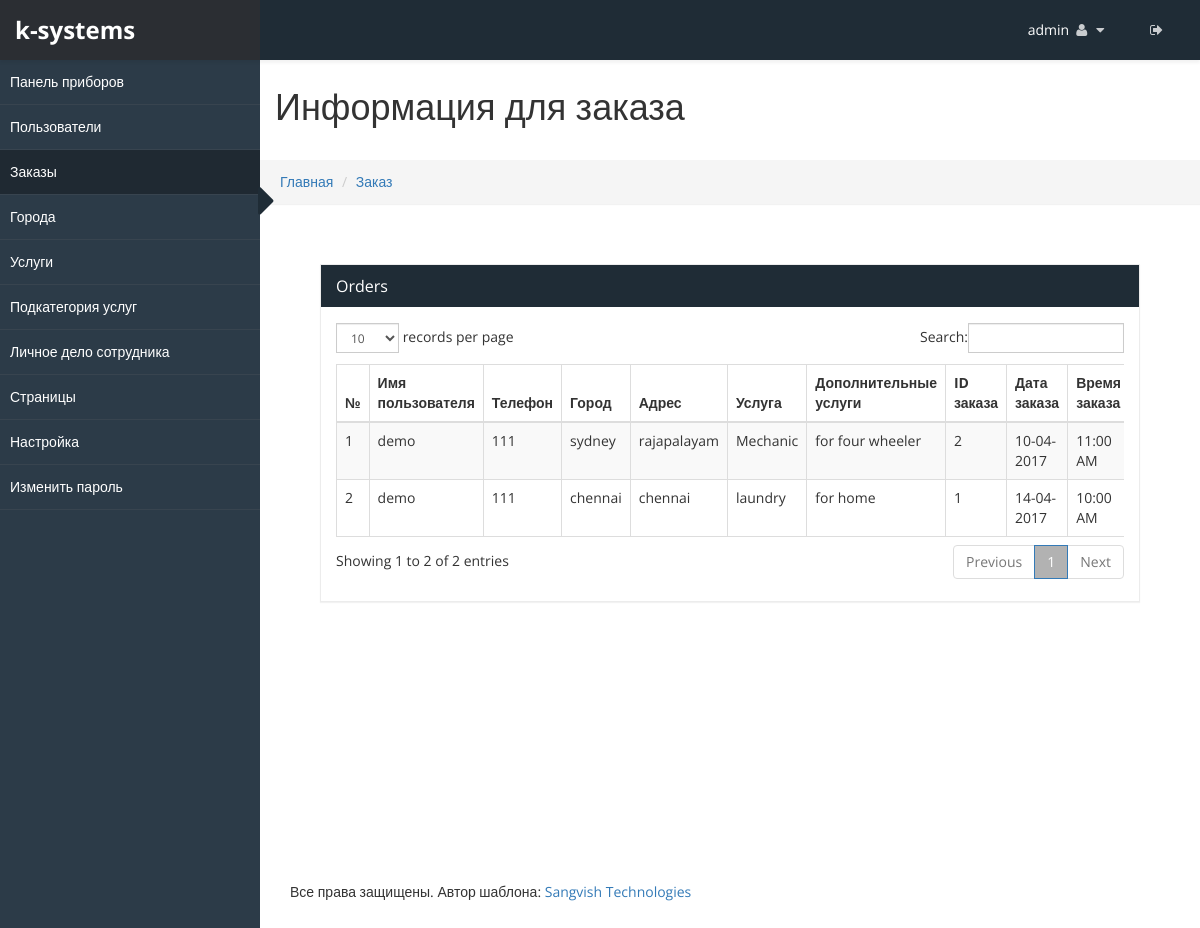
Screenshot of /admincp/order.php (signed in) with the database file from the repository.
### tables this page shows
CREATE TABLE `sv_admin_login` (
  `admin_id` int(20) NOT NULL,
  `user_name` varchar(255) NOT NULL,
  `password` varchar(255) NOT NULL,
  `email_id` varchar(255) NOT NULL,
  `site_name` varchar(255) NOT NULL,
  `logo` varchar(255) NOT NULL,
  `favicon` varchar(255) NOT NULL,
  `site_desc` varchar(255) NOT NULL,
  `keyword` varchar(255) NOT NULL,
  `site_url` varchar(255) NOT NULL,
  `paypal_id` varchar(200) NOT NULL,
  `currency_mode` varchar(200) NOT NULL,
  `paypal_site_mode` varchar(200) NOT NULL
);

CREATE TABLE `sv_user_order` (
  `order_id` int(25) NOT NULL,
  `name` varchar(255) NOT NULL,
  `address` varchar(255) NOT NULL,
  `services` varchar(255) NOT NULL,
  `sub_services` varchar(255) NOT NULL,
  `date` date NOT NULL,
  `order_time` varchar(200) NOT NULL,
  `requirement` varchar(255) NOT NULL,
  `order_phone_no` varchar(255) NOT NULL,
  `phone_no` varchar(255) NOT NULL,
  `city_name` varchar(255) NOT NULL,
  `price` int(200) NOT NULL,
  `payment_mode` varchar(200) NOT NULL,
  `payment_status` varchar(200) NOT NULL,
  `currency_code` varchar(200) NOT NULL DEFAULT '-'
);

CREATE TABLE `sv_user_profile` (
  `signup_id` int(25) NOT NULL,
  `name` varchar(255) NOT NULL,
  `email_id` varchar(255) NOT NULL,
  `password` varchar(255) NOT NULL,
  `phone_no` varchar(255) NOT NULL,
  `city` varchar(255) NOT NULL,
  `address` varchar(255) NOT NULL,
  `pin_code` varchar(255) NOT NULL,
  `gender` int(25) NOT NULL,
  `date` date NOT NULL,
  `updat_time` date NOT NULL
);

CREATE TABLE `sv_city` (
  `city_id` int(25) NOT NULL,
  `city_name` varchar(255) NOT NULL
);

CREATE TABLE `sv_services` (
  `services_id` int(25) NOT NULL,
  `services_name` varchar(255) NOT NULL,
  `service_img` varchar(255) NOT NULL
);

CREATE TABLE `sv_services_sub` (
  `sid` int(20) NOT NULL,
  `services_name` varchar(255) NOT NULL,
  `services_sub_name` varchar(255) NOT NULL,
  `price` int(100) NOT NULL
);

### admincp/order.php (the view, shortened to what this page needs)
<?php include("../connection.php");
?>
<!DOCTYPE html>
<html xmlns="http://www.w3.org/1999/xhtml">
<body>
    <div id="wrapper">
        <?php include("top_menu.php") ?>
        <?php include("side_menu.php") ?>
        <div id="page-wrapper" >
		  <div class="header">
                        <h1 class="page-header">
						Информация для заказа
                        </h1>
						<ol class="breadcrumb">
					  <li><a href="dashboard.php">Главная</a></li>
					  <li><a href="#">Заказ</a></li>
					</ol>
		</div>
            <div id="page-inner">
            <div id="page-inner">
            <div class="row">
                <div class="col-md-12">
                    <div class="panel panel-default">
                        <div class="panel-heading">
                             Orders
                        </div>
                        <div class="panel-body">
                            <div class="table-responsive">
                                <table class="table table-striped table-bordered table-hover" id="dataTables-example">
                                    <thead>
                                        <tr>
                                           <th>№</th>
										   <th>Имя пользователя</th>
											<th>Телефон</th>
											<th>Город</th>
											<th>Адрес</th>
											<th>Услуга</th>
											<th>Дополнительные услуги</th>
											<th>ID заказа</th>
											<th>Дата заказа</th>
											<th>Время заказа</th>
                                        </tr>
                                    </thead>
									<tbody>
									<?php
									$sno=0;
									$res=mysqli_query($con, "select * from sv_user_order ORDER BY order_id DESC");
									while($row=mysqli_fetch_array($res))
									{
										$sno++;
										$phone_no=mysqli_real_escape_string($con, $row['phone_no']);
										$services_id=mysqli_real_escape_string($con, $row['services']);
										$sub_services_id=mysqli_real_escape_string($con, $row['sub_services']);
										$order_date=mysqli_real_escape_string($con, date("d-m-Y",strtotime($row['date'])));
										$query=mysqli_fetch_array(mysqli_query($con, "select * from sv_user_profile where phone_no='$phone_no'"));
										$services=mysqli_fetch_array(mysqli_query($con, "select * from sv_services where services_id='$services_id'"));
										$sub_services=mysqli_fetch_array(mysqli_query($con, "select * from sv_services_sub where sid='$sub_services_id'"));
										$city_id=mysqli_real_escape_string($con, $row['city_name']);
										$city=mysqli_fetch_array(mysqli_query($con, "select * from sv_city where city_id='$city_id'"));
									?>
										<tr>
											<td><?php echo $sno; ?></td>
											<td><?php echo $query['name'];?></td>
											<td><?php echo $row['phone_no']; ?></td>
											<td><?php echo $city['city_name']; ?></td>
											<td><?php echo $row['address']; ?></td>
											<td><?php echo $services['services_name']; ?></td>
											<td><?php echo $sub_services['services_sub_name']; ?></td>
											<td><?php echo $row['order_id'];?></td>
											<td><?php echo $order_date; ?></td>
											<td><?php echo $row['order_time']; ?></td>
										</tr>
										<?php } ?>
									</tbody>
                                </table>
                            </div>
                        </div>
                    </div>
                </div>
            </div>
                   </div>
				   				<?php include("footer.php") ?>
    </div>
            </div>
</body>
</html>

### admincp/top_menu.php (shortened to what this page needs)
<?php
 $res=mysqli_fetch_array(mysqli_query($con, "select * from sv_admin_login"));
	$site_name=mysqli_real_escape_string($con, $res['site_name']);
	$site_url=mysqli_real_escape_string($con, $res['site_url']);
?>
<head>
    <link href="css/bootstrap.css" rel="stylesheet" />
    <link href="css/font-awesome.css" rel="stylesheet" />
    <link href="css/custom-styles.css" rel="stylesheet" />
    <link href="js/dataTables/dataTables.bootstrap.css" rel="stylesheet" />
	    <link href="css/style.css" rel="stylesheet" />
    <link rel="stylesheet" href="js/Lightweight-Chart/cssCharts.css">
	    <link href="css/style.css" rel="stylesheet" />
		<link href="http://www.jqueryscript.net/css/jquerysctipttop.css" rel="stylesheet" type="text/css">
<link rel="stylesheet" type="text/css" href="css/livegraph.css" />
</head>
<?php include("../connection.php");
if(!isset($_SESSION['user_nam']))
	header("Location:index.php");
else
{
	$user_name=mysqli_real_escape_string($con, $_SESSION['user_nam']);
	$res=mysqli_fetch_array(mysqli_query($con, "select * from sv_admin_login where user_name='$user_name'"));
	$uname=mysqli_real_escape_string($con, $res['user_name']);
}
?>
<nav class="navbar navbar-default top-navbar" role="navigation">
            <div class="navbar-header">
                <a class="navbar-brand" href="<?php echo $site_url;?>"><strong><?php echo $site_name; ?></strong></a>
            </div>
            <ul class="nav navbar-top-links navbar-right">
                 <li class="dropdown">
                    <a class="dropdown-toggle" data-toggle="dropdown" href="#" aria-expanded="false">
					<span><?php echo $uname;?></span>
                        <i class="fa fa-user fa-fw"></i> <i class="fa fa-caret-down"></i>
                    </a>
                </li>
				 <li class="dropdown">
                    <a href="logout.php">
                        <i class="fa fa-sign-out" aria-hidden="true"></i>
                    </a>
                </li>
            </ul>
        </nav>

### admincp/css/custom-styles.css (style rules this page uses)
body { font-family: 'Open Sans', sans-serif; background: #fff; }
#wrapper { width: 100%; }
#page-wrapper { padding: 15px 15px; min-height: 600px; background: #fff; }
#page-inner { width:100%; margin:10px 20px 10px 0px; padding: 15px 30px; min-height:600px; }
h1, .h1, h2, .h2, h3, .h3 { margin-top: 7px; }
body { overflow-x:hidden; }
.panel { border-radius:0px; }
.top-navbar { position: fixed; width: 100%; z-index: 300; -webkit-box-shadow: 0 3px 3px rgba(0, 0, 0, 0.05); -moz-box-shadow: 0 3px 3px rgba(0, 0, 0, 0.05); box-shadow: 0 3px 3px rgba(0, 0, 0, 0.05); }
#page-wrapper { position: relative; top: 55px; box-shadow: 0 0 10px #757575; -moz-box-shadow: 0 0 10px #757575; -webkit-box-shadow: 0 0 10px #757575; }
.breadcrumb { padding: 12px 10px 12px 20px; margin-bottom: 20px; list-style: none; border-radius: 0; -webkit-box-shadow: 0 1px 1px rgba(0,0,0,.05); box-shadow: 0 1px 1px rgba(0,0,0,.05); }
.page-header { padding-bottom: 9px; margin: 0; border-bottom: 1px solid transparent; text-align: left;background-color: #fff;padding: 32px 22px 32px 15px; }
.panel-default { border-color: #ECECEC; }
.panel-default > .panel-heading { color: #FFF; border-color: #FFF; background: #1F2C36 none repeat scroll 0 0; font-size: 16px; }
.top-navbar { margin:0px; padding:0px 30px 0 0; }
.top-navbar .navbar-brand { color: #fff; width: 260px; text-align: left; height: 60px; font-size: 24px; font-weight: 700; line-height: 30px; background: #1F2C36; }
.top-navbar .nav > li { position: relative; display: inline-block; margin: 0px; padding: 0px; }
.top-navbar .nav > li > a { position: relative; display: block; padding: 20px; color: #FFFFFF; margin: 0px; }
.top-navbar { background: #1F2C36; border-bottom:none; }
.top-navbar .nav > li > a > i { margin-right: 2px; }
.navbar-default { border:0px solid black; }
.navbar-header { background: transparent; }
.nav > li > a > i { margin-right:10px; color: rgba(255, 255, 255, 0.76); }
@media (min-width:768px) { #page-wrapper { margin: 0 0 0 260px; padding: 0; min-height: 1200px; } }
@media (min-width:768px) { .navbar { border-radius: 0px; } }

### admincp/css/livegraph.css (style rules this page uses)
table { border-collapse: collapse; }
table, th, td { border: 1px solid black; padding: 4px; }

### rows the page displays
sv_admin_login: site_name "k-systems", user_name "admin"
sv_user_order: sv_user_profile.name "demo", phone_no "111", sv_city.city_name "sydney", address "rajapalayam", sv_services.services_name "Mechanic", sv_services_sub.services_sub_name "for four wheeler", order_id "2", date "10-04-2017", order_time "11:00 AM"
sv_user_order: sv_user_profile.name "demo", phone_no "111", sv_city.city_name "chennai", address "chennai", sv_services.services_name "laundry", sv_services_sub.services_sub_name "for home", order_id "1", date "14-04-2017", order_time "10:00 AM"
